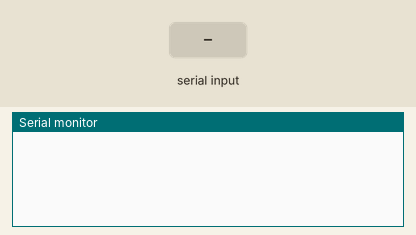
Simulated run of this sketch. Board: Arduino Uno, built with avr-gcc and run on an emulated ATmega328P. Parts: the last lines printed to the serial monitor. The inputs (shaded band) are chosen by the test bench.

Above: at 1.2 s.
1.3 s: "a" received over Serial
At 1.7 s:
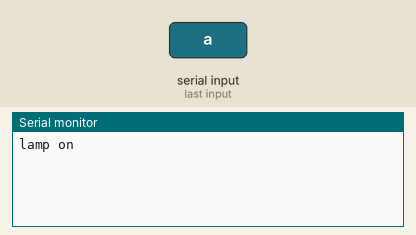
2.8 s: "e" received over Serial
At 4.1 s:
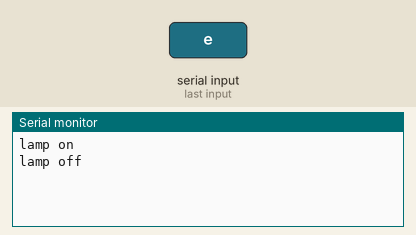

Measured:
- after the input at 1.3 s, the serial monitor: prints a new line at once (image 1)
- after the input at 2.8 s, the serial monitor: prints a new line at once (image 2)

The sketch:

commande-lampe-clavier.ino
```cpp
/*
ce code permet de commander une lampe avec la lecture au clavier des cartere 'a' et 'e'
  'a': pour allumer
  'e': pour etteindre
*/


int LAMP=10;//definir le pin de la lamp
char commande;
void setup() {
  // put your setup code here, to run once:
  Serial.begin(9600);//definition de la c=vitesse d'affichage
}

void loop() {
  // put your main code here, to run repeatedly:
  if(Serial.available()>0){
    commande =Serial.read();
    if(commande=='a'){
      digitalWrite(LAMP, HIGH);
      Serial.println("lamp on");
    }
    if(commande=='e'){
      digitalWrite(LAMP, LOW);
      Serial.println("lamp off");
    }
  }
}
```
